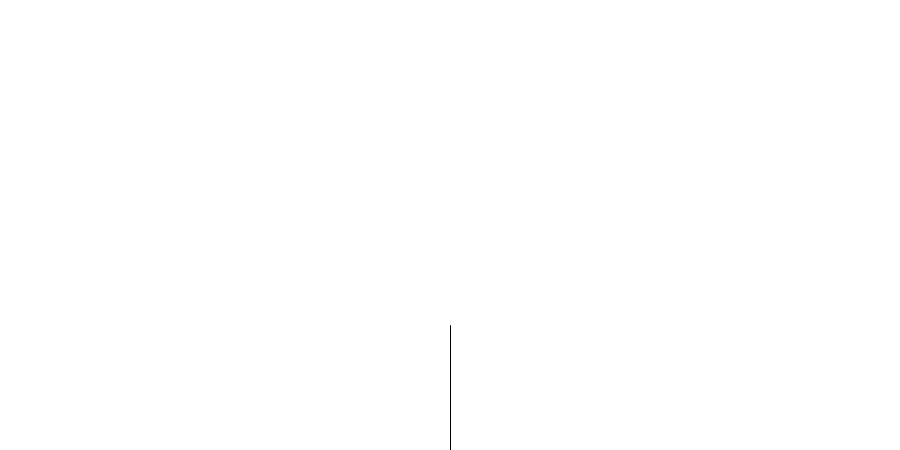
Frame 1 (no input)
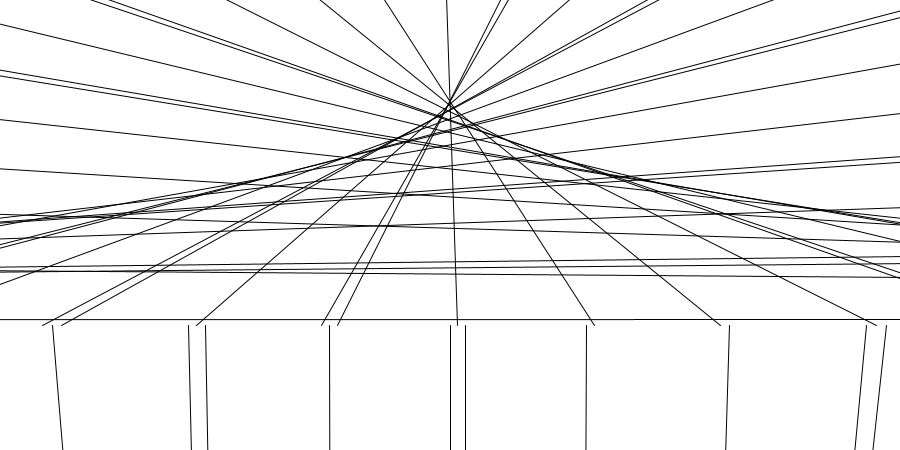
Frame 60 (the mouse pressed at the canvas centre just before this capture)
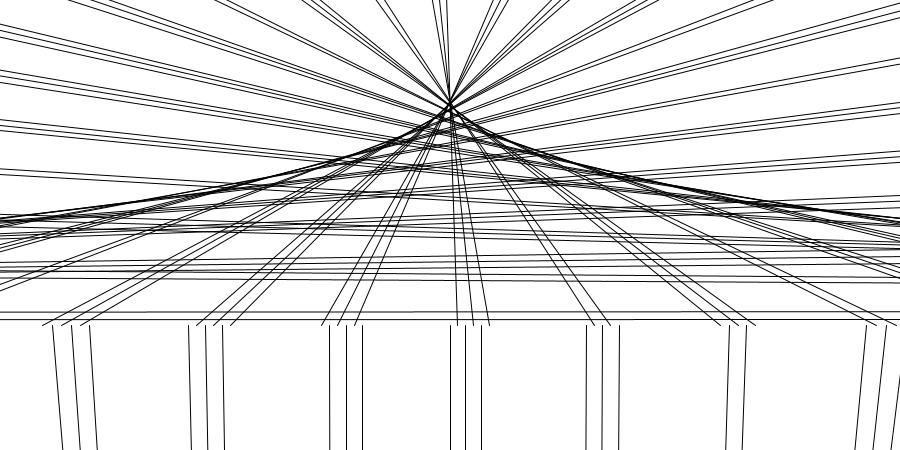
Frame 120 (the mouse held since frame 60 and released just before this capture)

The Processing sketch that drew these frames (run headless with seeded random() and noise(); from frame 60 on, the mouse is pressed at the canvas centre):

// Processing sketch: processing_2254
// ── processing_2254.pde

void setup() {
  size(900,450);
  background(255);
  smooth();
  strokeWeight(1);
}

int i = 0;
void draw() {
  translate(width/2, height/2+100);
  line(width*sin(i), height*cos(i), width*tan(i), 0);
  i++;
}
